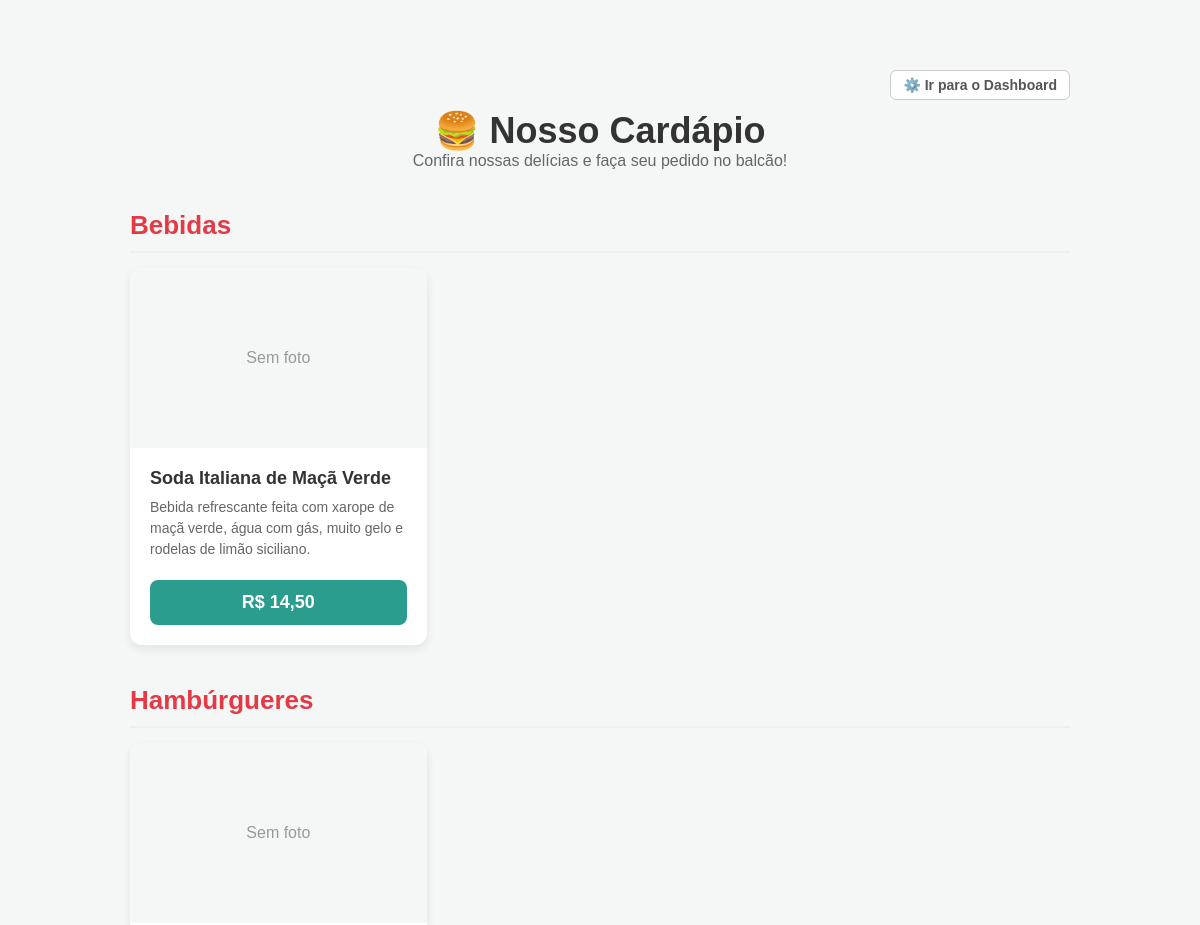
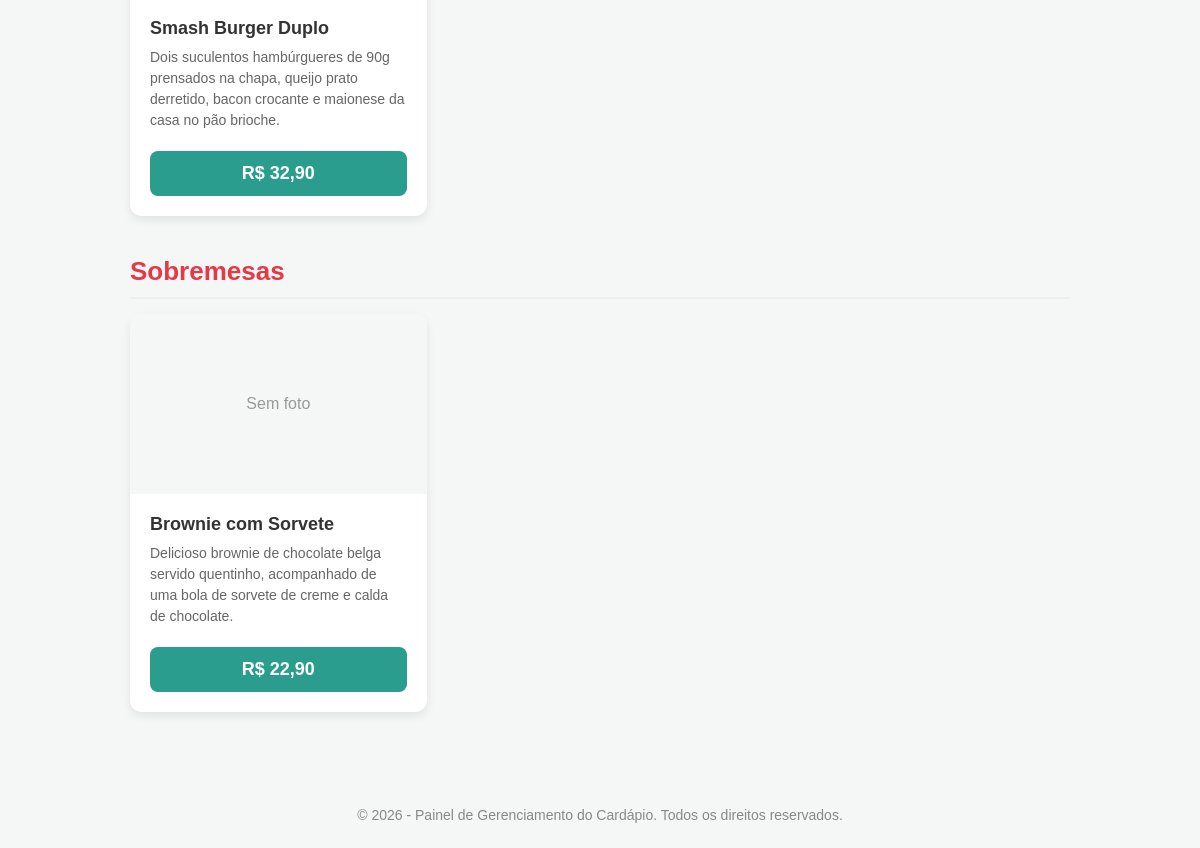
/ (signed in), run on the app's committed database (2 pictures, top to bottom).
### tables this page shows
CREATE TABLE produtos (
    id INT AUTO_INCREMENT PRIMARY KEY,
    categoria_id INT NOT NULL,
    nome VARCHAR(100) NOT NULL,
    descricao TEXT,
    preco DECIMAL(10,2) NOT NULL,
    imagem VARCHAR(255) DEFAULT 'sem-foto.jpg',
    disponivel BOOLEAN DEFAULT TRUE,
    FOREIGN KEY (categoria_id) REFERENCES categorias(id)
);

CREATE TABLE categorias (
    id INT AUTO_INCREMENT PRIMARY KEY,
    nome VARCHAR(50) NOT NULL
);

### index.php (the view, shortened to what this page needs)
<?php
if (isset($_SESSION["usuario_nome"])) {
    $url_admin = "admin/dashboard.php";
    $texto_btn = "⚙️ Ir para o Dashboard";
} else {
    $url_admin = "login.php";
    $texto_btn = "🔒 Área Admin";
}
require_once "config/conexao.php";
$sql = "SELECT p.*, c.nome as categoria_nome
        FROM produtos p
        JOIN categorias c ON p.categoria_id = c.id
        WHERE p.disponivel = 1
        ORDER BY c.nome, p.nome";
$resultado = mysqli_query($conexao, $sql);
$cardapio_agrupado = [];
while ($item = mysqli_fetch_assoc($resultado)) {
    $categoria = $item['categoria_nome'];
    $cardapio_agrupado[$categoria][] = $item;
}
?>
<!DOCTYPE html>
<html lang="pt-BR">
<head>
    <link rel="stylesheet" href="assets/style.css">
</head>
<body>
    <div class="main-container" style="max-width: 1000px; background: transparent; box-shadow: none;">
        <div style="display: flex; justify-content: flex-end; margin-bottom: 10px;">
            <a href="<?php echo $url_admin; ?>" style="color: #555; text-decoration: none; font-size: 14px; border: 1px solid #ccc; padding: 6px 12px; border-radius: 6px; background-color: white; transition: 0.3s; font-weight: bold;">
                <?php echo $texto_btn; ?>
            </a>
        </div>
        <div style="text-align: center; margin-bottom: 30px;">
            <h1 style="color: #333; font-size: 36px;">🍔 Nosso Cardápio</h1>
            <p style="color: #666;">Confira nossas delícias e faça seu pedido no balcão!</p>
        </div>
        <?php if (empty($cardapio_agrupado)): ?>
            <div style="text-align: center; padding: 50px; background: white; border-radius: 8px;">
                <h3 style="color: #888;">Nenhum produto disponível no momento. Volte mais tarde!</h3>
            </div>
        <?php else: ?>
            <?php foreach ($cardapio_agrupado as $categoria => $produtos): ?>
                <h2 class="categoria-titulo"><?php echo htmlspecialchars($categoria); ?></h2>
                <div class="grid-cardapio">
                    <?php foreach ($produtos as $produto): ?>
                        <div class="card-produto">
                            <div class="card-imagem">
                                <?php if (!empty($produto['imagem']) && $produto['imagem'] !== 'sem-foto.jpg'): ?>
                                    <img src="uploads/produtos/<?php echo $produto['imagem']; ?>" alt="<?php echo htmlspecialchars($produto['nome']); ?>">
                                <?php else: ?>
                                    <span>Sem foto</span>
                                <?php endif; ?>
                            </div>
                            <div class="card-corpo">
                                <h3 class="card-titulo"><?php echo htmlspecialchars($produto['nome']); ?></h3>
                                <p class="card-descricao"><?php echo htmlspecialchars($produto['descricao']); ?></p>
                                <div class="card-preco">
                                    R$ <?php echo number_format($produto['preco'], 2, ',', '.'); ?>
                                </div>
                            </div>
                        </div>
                    <?php endforeach; ?>
                </div> <?php endforeach; ?>
        <?php endif; ?>
    </div>
    <?php include 'includes/footer.php'; ?>
</body>
</html>

### assets/style.css (style rules this page uses)
* { margin: 0; padding: 0; box-sizing: border-box; font-family: Arial, sans-serif; }
body { background-color: #f4f7f6; color: #333; }
.main-container { max-width: 900px; margin: 40px auto; background: white; padding: 30px; border-radius: 8px; box-shadow: 0 4px 15px rgba(0,0,0,0.1); }
.categoria-titulo { font-size: 26px; color: #e63946; margin: 40px 0 15px 0; border-bottom: 2px solid #eee; padding-bottom: 10px; }
.grid-cardapio { display: grid; grid-template-columns: repeat(auto-fill, minmax(280px, 1fr)); gap: 25px; }
.card-produto { background: white; border-radius: 12px; box-shadow: 0 4px 10px rgba(0,0,0,0.08); overflow: hidden; display: flex; flex-direction: column; transition: transform 0.3s ease; }
.card-imagem { height: 180px; background: #f4f7f6; display: flex; align-items: center; justify-content: center; overflow: hidden; color: #999; }
.card-corpo { padding: 20px; display: flex; flex-direction: column; flex: 1; }
.card-titulo { font-size: 18px; font-weight: bold; color: #333; margin-bottom: 8px; }
.card-descricao { font-size: 14px; color: #666; margin-bottom: 20px; flex: 1; line-height: 1.5; }
.card-preco { background-color: #2a9d8f; color: white; text-align: center; padding: 12px; border-radius: 8px; font-weight: bold; font-size: 18px; }

### data on the page
produtos: imagem "Sem foto", nome "Soda Italiana de Maçã Verde", descricao "Bebida refrescante feita com xarope de maçã verde, água com gás, muito gelo e rodelas de limão siciliano.", preco "14,50"
produtos: imagem "Sem foto", nome "Smash Burger Duplo", descricao "Dois suculentos hambúrgueres de 90g prensados na chapa, queijo prato derretido, bacon crocante e maionese da casa no pão brioche.", preco "32,90"
produtos: categoria.nome "Sobremesas", imagem "Sem foto", nome "Brownie com Sorvete", descricao "Delicioso brownie de chocolate belga servido quentinho, acompanhado de uma bola de sorvete de creme e calda de chocolate.", preco "22,90"

### other printed values
$texto_btn "⚙️ Ir para o Dashboard"
$categoria "Bebidas"
$categoria "Hambúrgueres"
